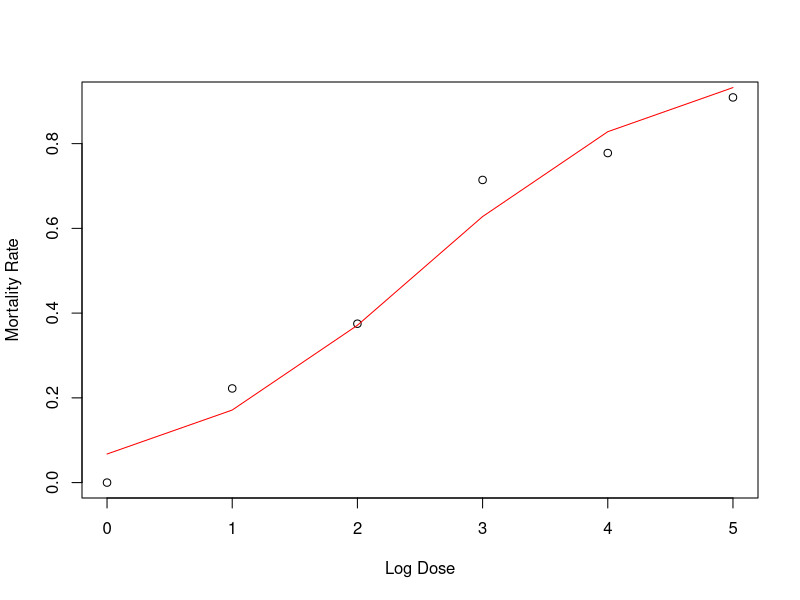
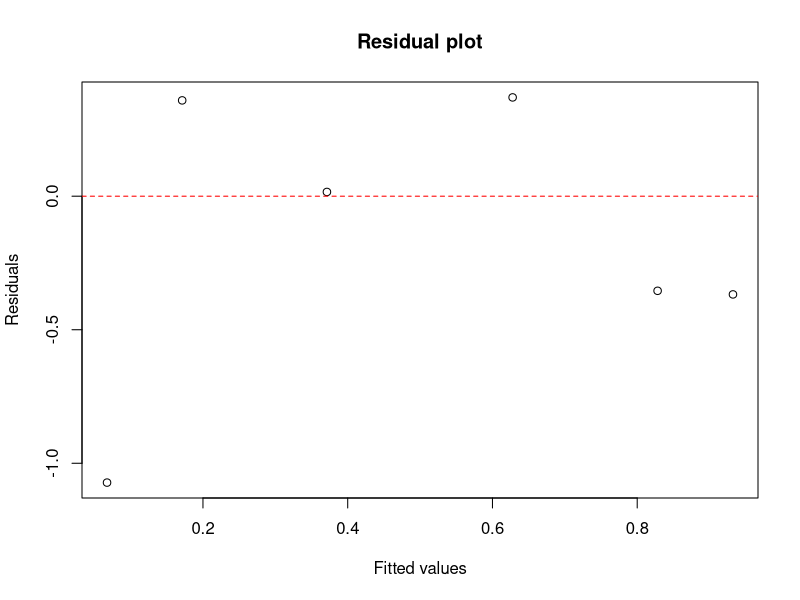
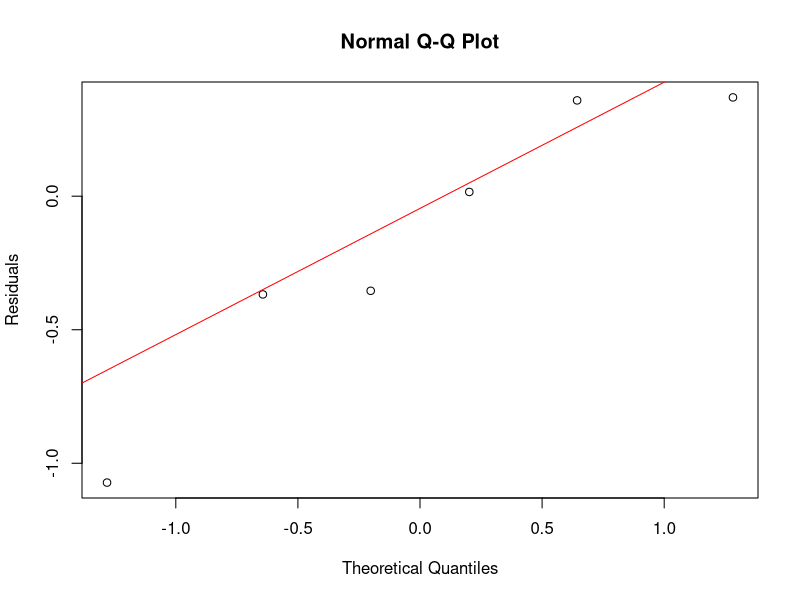

Source code (R) for these figures, in order:
## ---- chunk 1
#create df
toxic <- data.frame(log2x = c(0,1,2,3,4,5),
                    mortality = c(0/7,2/9,3/8,5/7,7/9,10/11))

#fit logistic model #used quasi because Yi is not exactly binomial
toxic.fit <- glm(mortality ~ log2x, family = quasibinomial(link = "logit"), data = toxic)
toxic.sum <- summary(toxic.fit)

#plot raw data
plot(toxic$log2x, toxic$mortality, xlab="Log Dose", ylab="Mortality Rate")
#plot fitted
lines(toxic$log2x, fitted(toxic.fit), col="red")
#model assumed in part a seems reasonable

## ---- chunk 2
#residual plot - constant variances - satisfied
plot(fitted(toxic.fit), toxic.fit$residuals, xlab="Fitted values", ylab="Residuals",main = "Residual plot"); abline(h=0, col="red", lty=2)
## ---- chunk 3
#qq plot - normality
qqnorm(toxic.fit$residuals, ylab="Residuals")
qqline(toxic.fit$residuals, col="red")
